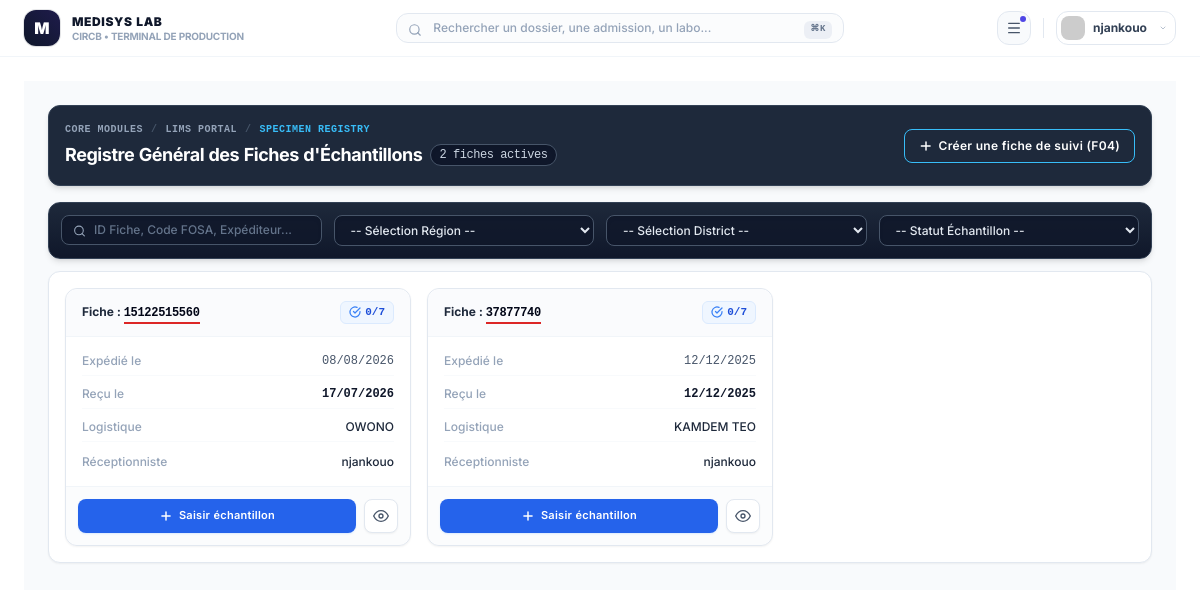
/fiches-echantillons/ (signed in), run on the app's committed database.
### circb_app/models.py (models this page shows, shortened)
class FicheEchantillon(models.Model):
    code = models.SlugField(unique=True)
    transporteur = models.ForeignKey(Transporteur, null=True, blank=True, on_delete=models.CASCADE)
    moyen_transport = models.ForeignKey(MoyenTransport, null=True, blank=True, on_delete=models.CASCADE)
    receptioniste = models.ForeignKey(User, on_delete=models.CASCADE)
    date_reception = models.DateField(null=True)
    observation = models.TextField(null=True, blank=True)
    region = models.ForeignKey(
        Structure,
        on_delete=models.CASCADE,
        related_name='fiches_regionales'
    )
    district = models.ForeignKey(
        Structure,
        on_delete=models.CASCADE,
        related_name='fiches_districtuales'
    )
    fosa = models.ForeignKey(
        Structure,
        on_delete=models.CASCADE,
        related_name='fiches_fosa'
    )
    nombre_echantillon = models.IntegerField(null=True)
    date_expedition = models.DateField(null=True)

class Transporteur(models.Model):
    code = models.CharField(null=True, max_length=255)
    nom = models.CharField(null=True, max_length=255)
    tel = models.CharField(max_length=32, null=True, blank=True)  # Changé en CharField pour supporter les indicatifs (+237, 00, etc.)
    email = models.EmailField(max_length=255, null=True, blank=True)  # Changé en EmailField

class MoyenTransport(models.Model):
    code = models.CharField(null=True, max_length=255)
    nom = models.CharField(null=True, max_length=255)

### circb_app/views.py (the view)
# urls.py: path('fiches-echantillons/', views.fiches_echantillons, name='fiches_echantillons'),
@login_required(login_url='/')
def fiches_echantillons(request):
    context={
        'regions':Structure.objects.filter(parent__isnull=True).order_by('nom'),
        'transporteurs':Transporteur.objects.all().order_by('nom'),
        'moyens_transport':MoyenTransport.objects.all().order_by('nom'),
        'fiches':FicheEchantillon.objects.all().order_by('-date_reception')
    }
    return render(request, 'webpages/echantillonages/fiche_echantillons.html', context)

### circb_app/templates/webpages/echantillonages/fiche_echantillons.html (shortened to what this page needs)
{% extends "../dashbord_hosp.html" %}
{% block main %}
<main class="flex-1 h-full min-h-0 overflow-y-auto p-6 custom-scrollbar flex flex-col gap-6 bg-white">
<div class="p-6 bg-[#f8fafc] min-h-screen font-sans antialiased relative">
<div class="flex flex-col sm:flex-row justify-between items-start sm:items-center pb-4 border-b border-slate-700 gap-4 bg-slate-800 p-4 rounded-xl border shadow-md">
    <div>
        <div class="flex items-center gap-2 text-[10px] font-bold text-slate-400 uppercase tracking-wider font-mono">
            <span>Core Modules</span>
            <span class="text-slate-600">/</span>
            <span>LIMS Portal</span>
            <span class="text-slate-600">/</span>
            <span class="text-sky-400">Specimen Registry</span>
        </div>
        <h1 class="text-lg font-bold text-white tracking-tight mt-1 flex items-center gap-2">
            Registre Général des Fiches d'Échantillons
            <span class="text-xs font-mono font-normal bg-slate-900 text-slate-300 px-2 py-0.5 rounded-full border border-slate-600 shadow-inner">
                {{ fiches|length }} fiches actives
            </span>
        </h1>
    </div>
    <button onclick="document.getElementById('lims-modal').showModal()"
            class="w-full sm:w-auto inline-flex items-center justify-center gap-1.5 bg-slate-800 hover:bg-sky-500 text-white text-xs font-semibold px-3.5 py-2 rounded-lg transition-colors shadow-sm border border-sky-400 font-sans tracking-wide">
        <svg xmlns="http://www.w3.org/2000/svg" width="14" height="14" viewBox="0 0 24 24" fill="none" stroke="currentColor" stroke-width="2.5" stroke-linecap="round" stroke-linejoin="round" class="shrink-0"><line x1="12" y1="5" x2="12" y2="19"></line><line x1="4" y1="12" x2="19" y2="12"></line></svg>
        Créer une fiche de suivi (F04)
    </button>
</div>
<div class="mt-4 border border-slate-700 rounded-xl p-3 shadow-md bg-gradient-to-b from-slate-800 to-slate-900">
    <div class="grid grid-cols-1 sm:grid-cols-2 lg:grid-cols-4 gap-3">
        <div class="relative">
            <input type="text" placeholder="ID Fiche, Code FOSA, Expéditeur..."
                   class="w-full pl-8 pr-3 py-1.5 bg-slate-900/80 border border-slate-600 rounded-lg text-xs font-medium focus:outline-none focus:border-sky-400 focus:ring-1 focus:ring-sky-400 text-slate-200 placeholder-slate-500 shadow-inner transition-all">
        </div>
        <select class="w-full px-3 py-1.5 bg-slate-900/80 border border-slate-600 rounded-lg text-xs font-medium text-slate-200 focus:outline-none focus:border-sky-400 focus:ring-1 focus:ring-sky-400 shadow-inner transition-all [&>option]:bg-slate-800">
            <option value="">-- Sélection Région --</option>
        </select>
        <select class="w-full px-3 py-1.5 bg-slate-900/80 border border-slate-600 rounded-lg text-xs font-medium text-slate-200 focus:outline-none focus:border-sky-400 focus:ring-1 focus:ring-sky-400 shadow-inner transition-all [&>option]:bg-slate-800">
            <option value="">-- Sélection District --</option>
        </select>
        <select class="w-full px-3 py-1.5 bg-slate-900/80 border border-slate-600 rounded-lg text-xs font-medium text-slate-200 focus:outline-none focus:border-sky-400 focus:ring-1 focus:ring-sky-400 shadow-inner transition-all [&>option]:bg-slate-800">
            <option value="">-- Statut Échantillon --</option>
        </select>
    </div>
</div>
<div class="mt-3 bg-white border border-slate-200 rounded-xl shadow-sm overflow-hidden">
    <div class="grid grid-cols-1 sm:grid-cols-2 lg:grid-cols-3 xl:grid-cols-4 gap-4 p-4">
        {% for fiche in fiches %}
        <div class="group bg-white rounded-xl border border-slate-200 shadow-sm flex flex-col justify-between hover:border-slate-300 hover:shadow-md transition-all duration-200">
            <div class="bg-slate-50/70 px-4 py-3 border-b border-slate-100 flex justify-between items-center rounded-t-xl">
                <div class="text-xs font-bold text-slate-800">
                    <span>Fiche : </span>
                    <span class="font-mono font-black text-slate-950 pb-0.5 border-b-2 border-red-600 tracking-tight">
                        {{ fiche.code }}
                    </span>
                </div>
                <span class="inline-flex items-center gap-1 font-mono text-[11px] bg-blue-50 text-blue-700 px-2 py-0.5 rounded-md font-bold border border-blue-100" title="Échantillons saisis / Échantillons attendus">
                    <svg xmlns="http://www.w3.org/2000/svg" class="w-3 h-3 text-blue-500" fill="none" viewBox="0 0 24 24" stroke="currentColor" stroke-width="2.5" stroke-linecap="round" stroke-linejoin="round"><path d="M22 11.08V12a10 10 0 1 1-5.93-9.14"></path><polyline points="22 4 12 14.01 9 11.01"></polyline></svg>
                    {{ fiche.echantillons.count|default:"0" }}/{{ fiche.nombre_echantillon|default:"0" }}
                </span>
            </div>
            <div class="p-4 text-xs space-y-2.5 text-slate-600 flex-1">
                <div class="flex justify-between items-center pb-1.5 border-b border-slate-50">
                    <span class="text-slate-400 font-medium">Expédié le</span>
                    <span class="font-mono text-slate-600">{{ fiche.date_expedition|date:"d/m/Y"|default:"--" }}</span>
                </div>
                <div class="flex justify-between items-center pb-1.5 border-b border-slate-50">
                    <span class="text-slate-400 font-medium">Reçu le</span>
                    <span class="font-mono text-slate-900 font-semibold">{{ fiche.date_reception|date:"d/m/Y"|default:"--" }}</span>
                </div>
                <div class="flex justify-between items-center pb-1.5 border-b border-slate-50">
                    <span class="text-slate-400 font-medium">Logistique</span>
                    <span class="text-slate-800 font-medium truncate max-w-[140px]" title="{{ fiche.transporteur.nom }}">
                        {{ fiche.transporteur.nom|default:fiche.moyen_transport.nom|default:"N/A" }}
                    </span>
                </div>
                <div class="flex justify-between items-center pt-0.5">
                    <span class="text-slate-400 font-medium">Réceptionniste</span>
                    <span class="text-slate-800 font-medium truncate max-w-[140px]">
                        {{ fiche.receptioniste.get_full_name|default:fiche.receptioniste.username }}
                    </span>
                </div>
            </div>
            <div class="bg-slate-50/50 px-3 py-3 border-t border-slate-100 flex gap-2 rounded-b-xl">
                <a href="/saisir-echantillon/{{ fiche.code }}/" class="flex-1 inline-flex items-center justify-center gap-1.5 bg-blue-600 hover:bg-blue-700 text-white text-[11px] font-semibold tracking-wide py-2 px-3 rounded-lg transition-colors shadow-sm shadow-blue-100">
                    <svg xmlns="http://www.w3.org/2000/svg" class="w-3.5 h-3.5" fill="none" viewBox="0 0 24 24" stroke="currentColor" stroke-width="2.5" stroke-linecap="round" stroke-linejoin="round"><line x1="12" y1="5" x2="12" y2="19"></line><line x1="5" y1="12" x2="19" y2="12"></line></svg>
                    Saisir échantillon
                </a>
                <a href="/details-fiche/{{fiche.code}}/" class="inline-flex items-center justify-center bg-white hover:bg-slate-50 text-slate-600 hover:text-slate-900 border border-slate-200 p-2 rounded-lg transition-colors shadow-sm" title="Voir la fiche">
                    <svg xmlns="http://www.w3.org/2000/svg" class="w-4 h-4" fill="none" viewBox="0 0 24 24" stroke="currentColor" stroke-width="2" stroke-linecap="round" stroke-linejoin="round"><path d="M1 12s4-8 11-8 11 8 11 8-4 8-11 8-11-8-11-8z"></path><circle cx="12" cy="12" r="3"></circle></svg>
                </a>
            </div>
        </div>
        {% endfor %}
    </div>
</div>
</main>
{% endblock %}

### circb_app/templates/webpages/dashbord_hosp.html (shortened to what this page needs)
<!DOCTYPE html>
<html lang="fr" class="h-full">
<head>
    <script src="https://cdn.tailwindcss.com"></script>
</head>
<body id="app-body" class="h-screen overflow-hidden bg-white text-slate-900 antialiased font-sans">
        <div class="flex flex-col h-full w-full overflow-hidden">
    <header class="sticky top-0 z-40 bg-white/75 backdrop-blur-md border-b border-slate-100 px-6 py-2.5 flex items-center justify-between transition-all duration-300">
    <div class="flex items-center gap-3 shrink-0">
        <div class="w-9 h-9 rounded-xl bg-gradient-to-tr from-slate-900 to-indigo-950 flex items-center justify-center text-white font-black text-base shadow-sm ring-1 ring-slate-900/10">
            M
        </div>
        <div class="leading-tight">
            <div class="text-xs font-black uppercase tracking-wider text-slate-900">MEDISYS LAB</div>
            <div class="text-[10px] text-slate-400 font-bold tracking-tight">CIRCB • TERMINAL DE PRODUCTION</div>
        </div>
    </div>
    <div class="hidden md:block flex-1 max-w-md mx-8">
        <div class="relative group">
            <i data-lucide="search" class="absolute left-3 top-2.5 w-3.5 h-3.5 text-slate-400 group-focus-within:text-indigo-600 transition-colors"></i>
            <input id="search" type="text" placeholder="Rechercher un dossier, une admission, un labo..."
                   class="w-full bg-slate-50/60 border border-slate-200 rounded-xl pl-9 pr-4 py-1.5 text-xs font-medium text-slate-900 placeholder-slate-400 focus:bg-white focus:border-indigo-500 focus:ring-4 focus:ring-indigo-500/10 outline-none transition-all duration-200" />
            <kbd class="absolute right-3 top-2 hidden sm:inline-block text-[9px] font-black bg-slate-200/60 text-slate-500 px-1.5 py-0.5 rounded-md tracking-widest select-none pointer-events-none">⌘K</kbd>
        </div>
    </div>
    <div class="flex items-center gap-3 shrink-0">
        <button id="btnOpenMenuModal" onclick="document.getElementById('menu-modal').showModal()"
                class="p-2 text-slate-600 hover:text-indigo-600 bg-slate-50 hover:bg-indigo-50/50 border border-slate-200 hover:border-indigo-200 rounded-xl transition-all duration-200 active:scale-95 relative group">
            <i data-lucide="menu" class="w-4 h-4"></i>
            <span class="absolute top-1 right-1 w-1.5 h-1.5 bg-indigo-600 rounded-full animate-pulse"></span>
        </button>
        <div class="relative">
            <button id="profile-menu-button" onclick="toggleProfileMenu(event)"
                    class="flex items-center gap-2 p-1 bg-white hover:bg-slate-50 border border-slate-200 rounded-xl hover:border-slate-300 transition-all duration-200 focus:outline-none">
                <img src="https://ui-avatars.com/api/?name={{ request.user.username }}&background=0f172a&color=fff"
                     class="w-6 h-6 rounded-lg object-cover" alt="Avatar" />
                <span class="text-xs font-bold text-slate-700 pr-1 hidden lg:block">
                    {% if request.user.first_name %}
                        {{ request.user.first_name }}
                    {% else %}
                        {{ request.user.username }}
                    {% endif %}
                </span>
                <i data-lucide="chevron-down" class="w-3 h-3 text-slate-400 pr-1 hidden lg:block"></i>
            </button>
        </div>
    </div>
</header>
        <div class="flex flex-1 h-[calc(100vh-65px)] overflow-hidden">
  {%block main%}{%endblock%}
        </div>
    </div>
</body>
</html>

### circb_app/templates/webpages/dashbord_hosp.html (style rules this page uses)
body { font-variant-numeric: tabular-nums; overflow: hidden; height: 100vh; }

### data on the page
FicheEchantillon: code "15122515560", echantillons.count "0", nombre_echantillon "7", date_expedition "08/08/2026", date_reception "17/07/2026", transporteur.nom "OWONO", receptioniste.get_full_name "njankouo"
FicheEchantillon: code "37877740", echantillons.count "0", nombre_echantillon "7", date_expedition "12/12/2025", date_reception "12/12/2025", transporteur.nom "KAMDEM TEO", receptioniste.get_full_name "njankouo"

### other printed values
{{ request.user.username }} "njankouo"
{{ fiches|length }} "2"
